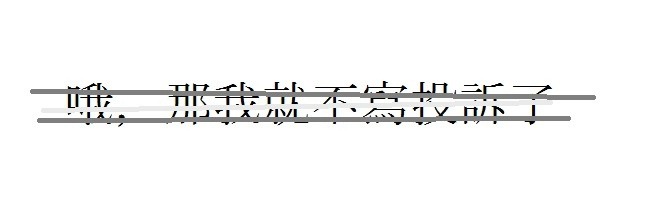
#> input picture lab4.jpg, 646 x 220 px, found by its file name
$ jupyter execute lab4.ipynb   (shell and % lines are left out)
#> lines starting #> are read from the running program, lines starting #| are printed output that depends on the picture
[cell 1]
# Лабораторная работа 4

[cell 2]
import sys
import matplotlib.pyplot as plt
import cv2 as cv
import numpy as np

# Изменим стандартный размер графиков matplotlib
plt.rcParams["figure.figsize"] = [6, 4]

[cell 3]
image = cv.imread('../images/lab4.jpg')
#> image is the input picture: shape (220, 646, 3); mean B, G, R 245.1, 245.3, 245.2

[cell 4]
# Использование библиотеки matplotlib
import matplotlib.pyplot as plt

#%matplotlib inline позволяет выводить графики matplotlib в Jupyter
plt.imshow(image)

[cell 5]
image1 = cv.cvtColor(image, cv.COLOR_BGR2RGB)
plt.imshow(image1)

[cell 6]
thresholds = [100, 160]

prev_image = image

for tr in thresholds:
    ret, prev_image = cv.threshold(prev_image, tr, 255, cv.THRESH_BINARY)
#> this loop made 2 passes
#> ret on passes 1 to 2: 100, 160
#> pass 1, `ret, prev_image = cv.threshold(prev_image, tr, 255, cv.THRESH_BINARY)`:
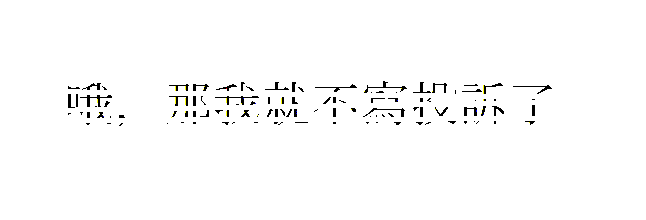
#> prev_image: shape (220, 646, 3); mean B, G, R 250.9, 251.1, 251.1
plt.figure(figsize=(14, 10))
plt.imshow(prev_image, cmap='gray')

[cell 7]
cv.imwrite('ris.jpg', prev_image)
#> Out = True

[cell 8]
ris1 = cv.imread('ris1.jpg')
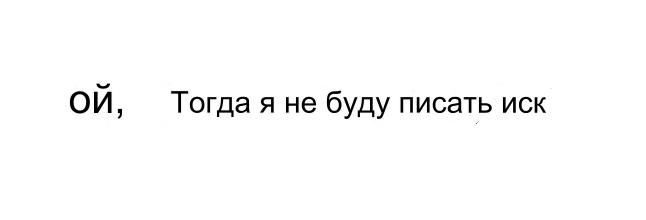
#> input picture ris1.jpg, 646 x 220 px
#> ris1 is the input picture: shape (220, 646, 3); min 0, max 255, mean 250.1
plt.figure(figsize=(14, 10))
plt.imshow(ris1)
